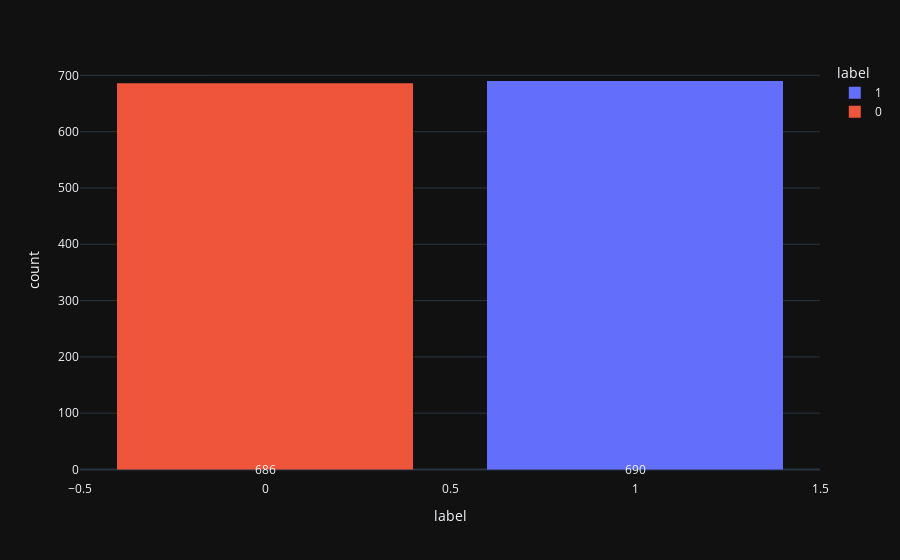

The notebook cell this image was saved under:
### Code cell
# histogram to check if there is any class imbalance

hist = px.histogram(df, x = 'label', template = 'plotly_dark', color = 'label')
# hist.show()

# Add annotations for count of each class
counts = df.label.value_counts()
annotations = [dict(x=c, y=0, text=str(counts[c]), showarrow=False) for c in counts.index]
hist.update_layout(annotations=annotations, bargap=0.2)

### Figure 1 — Plotly figure (JSON) as saved in the notebook; plotly's stock layout.template omitted (floating-point values rounded to 4 significant figures; data arrays with more than 128 entries replaced by an {"elided": "..."} marker saying what was removed)
{"data": [{"alignmentgroup": "True", "bingroup": "x", "hovertemplate": "label=%{x}<br>count=%{y}<extra></extra>", "legendgroup": "1", "marker": {"color": "#636efa", "pattern": {"shape": ""}}, "name": "1", "offsetgroup": "1", "orientation": "v", "showlegend": true, "type": "histogram", "x": {"elided": "690 int values"}, "xaxis": "x", "yaxis": "y"}, {"alignmentgroup": "True", "bingroup": "x", "hovertemplate": "label=%{x}<br>count=%{y}<extra></extra>", "legendgroup": "0", "marker": {"color": "#EF553B", "pattern": {"shape": ""}}, "name": "0", "offsetgroup": "0", "orientation": "v", "showlegend": true, "type": "histogram", "x": {"elided": "686 int values"}, "xaxis": "x", "yaxis": "y"}], "layout": {"annotations": [{"showarrow": false, "text": "690", "x": 1, "y": 0}, {"showarrow": false, "text": "686", "x": 0, "y": 0}], "bargap": 0.2, "barmode": "relative", "legend": {"title": {"text": "label"}, "tracegroupgap": 0}, "margin": {"t": 60}, "xaxis": {"anchor": "y", "categoryarray": [1, 0], "categoryorder": "array", "domain": [0, 1], "title": {"text": "label"}}, "yaxis": {"anchor": "x", "domain": [0, 1], "title": {"text": "count"}}}}
